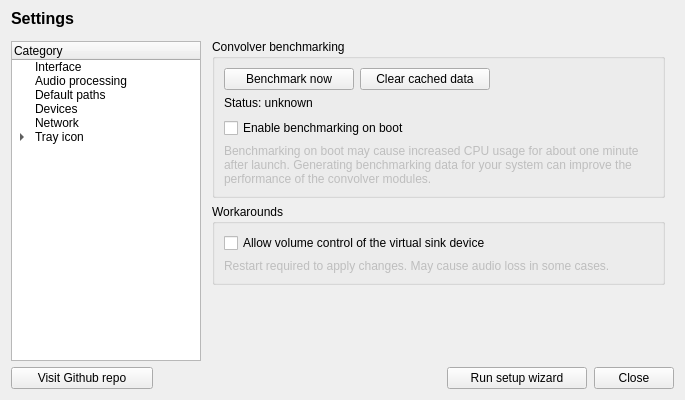
<?xml version="1.0" encoding="UTF-8"?>
<ui version="4.0">
 <class>SettingsFragment</class>
 <widget class="QWidget" name="SettingsFragment">
  <property name="geometry">
   <rect>
    <x>0</x>
    <y>0</y>
    <width>685</width>
    <height>400</height>
   </rect>
  </property>
  <property name="minimumSize">
   <size>
    <width>685</width>
    <height>365</height>
   </size>
  </property>
  <property name="maximumSize">
   <size>
    <width>16777215</width>
    <height>16777215</height>
   </size>
  </property>
  <property name="windowTitle">
   <string notr="true">Settings</string>
  </property>
  <layout class="QVBoxLayout" name="verticalLayout">
   <property name="spacing">
    <number>2</number>
   </property>
   <property name="topMargin">
    <number>9</number>
   </property>
   <item>
    <widget class="QLabel" name="label_2">
     <property name="font">
      <font>
       <pointsize>12</pointsize>
       <bold>true</bold>
      </font>
     </property>
     <property name="text">
      <string>Settings</string>
     </property>
    </widget>
   </item>
   <item>
    <layout class="QHBoxLayout" name="horizontalLayout_7" stretch="1,0">
     <property name="topMargin">
      <number>0</number>
     </property>
     <item>
      <layout class="QVBoxLayout" name="verticalLayout_18">
       <property name="topMargin">
        <number>11</number>
       </property>
       <property name="rightMargin">
        <number>0</number>
       </property>
       <item>
        <widget class="QTreeWidget" name="selector">
         <property name="minimumSize">
          <size>
           <width>190</width>
           <height>0</height>
          </size>
         </property>
         <property name="verticalScrollBarPolicy">
          <enum>Qt::ScrollBarAlwaysOff</enum>
         </property>
         <property name="horizontalScrollBarPolicy">
          <enum>Qt::ScrollBarAlwaysOff</enum>
         </property>
         <property name="indentation">
          <number>20</number>
         </property>
         <property name="columnCount">
          <number>1</number>
         </property>
         <column>
          <property name="text">
           <string>Category</string>
          </property>
         </column>
         <item>
          <property name="text">
           <string>Interface</string>
          </property>
         </item>
         <item>
          <property name="text">
           <string>Audio processing</string>
          </property>
         </item>
         <item>
          <property name="text">
           <string>Default paths</string>
          </property>
         </item>
         <item>
          <property name="text">
           <string>Devices</string>
          </property>
         </item>
         <item>
          <property name="text">
           <string>Network</string>
          </property>
         </item>
         <item>
          <property name="text">
           <string>Tray icon</string>
          </property>
          <item>
           <property name="text">
            <string>Context menu</string>
           </property>
          </item>
         </item>
        </widget>
       </item>
      </layout>
     </item>
     <item>
      <widget class="QStackedWidget" name="stackedWidget">
       <property name="maximumSize">
        <size>
         <width>16777215</width>
         <height>16777215</height>
        </size>
       </property>
       <property name="autoFillBackground">
        <bool>true</bool>
       </property>
       <property name="currentIndex">
        <number>1</number>
       </property>
       <widget class="QWidget" name="interface_2">
        <property name="maximumSize">
         <size>
          <width>16777215</width>
          <height>16777215</height>
         </size>
        </property>
        <property name="autoFillBackground">
         <bool>true</bool>
        </property>
        <layout class="QVBoxLayout" name="verticalLayout_3">
         <item>
          <layout class="QFormLayout" name="formLayout">
           <property name="horizontalSpacing">
            <number>72</number>
           </property>
           <property name="verticalSpacing">
            <number>6</number>
           </property>
           <property name="bottomMargin">
            <number>0</number>
           </property>
           <item row="0" column="0">
            <widget class="QLabel" name="label">
             <property name="text">
              <string>Theme</string>
             </property>
            </widget>
           </item>
           <item row="0" column="1">
            <widget class="QComboBox" name="themeSelect"/>
           </item>
           <item row="1" column="1">
            <layout class="QHBoxLayout" name="horizontalLayout_2">
             <property name="spacing">
              <number>0</number>
             </property>
             <property name="topMargin">
              <number>0</number>
             </property>
             <item>
              <widget class="QComboBox" name="paletteSelect">
               <property name="sizePolicy">
                <sizepolicy hsizetype="Expanding" vsizetype="Fixed">
                 <horstretch>0</horstretch>
                 <verstretch>0</verstretch>
                </sizepolicy>
               </property>
               <property name="minimumSize">
                <size>
                 <width>0</width>
                 <height>0</height>
                </size>
               </property>
              </widget>
             </item>
             <item>
              <spacer name="horizontalSpacer_4">
               <property name="orientation">
                <enum>Qt::Horizontal</enum>
               </property>
               <property name="sizeType">
                <enum>QSizePolicy::Fixed</enum>
               </property>
               <property name="sizeHint" stdset="0">
                <size>
                 <width>6</width>
                 <height>20</height>
                </size>
               </property>
              </spacer>
             </item>
             <item>
              <widget class="QPushButton" name="paletteConfig">
               <property name="minimumSize">
                <size>
                 <width>50</width>
                 <height>0</height>
                </size>
               </property>
               <property name="maximumSize">
                <size>
                 <width>16777215</width>
                 <height>16777215</height>
                </size>
               </property>
               <property name="text">
                <string>Edit</string>
               </property>
               <property name="flat">
                <bool>false</bool>
               </property>
              </widget>
             </item>
            </layout>
           </item>
           <item row="1" column="0">
            <widget class="QLabel" name="label_3">
             <property name="minimumSize">
              <size>
               <width>0</width>
               <height>0</height>
              </size>
             </property>
             <property name="maximumSize">
              <size>
               <width>16777215</width>
               <height>16777215</height>
              </size>
             </property>
             <property name="text">
              <string>Color scheme</string>
             </property>
            </widget>
           </item>
          </layout>
         </item>
         <item>
          <layout class="QHBoxLayout" name="horizontalLayout_11">
           <property name="topMargin">
            <number>0</number>
           </property>
           <item>
            <widget class="QGroupBox" name="groupBox_6">
             <property name="title">
              <string>Equalizer</string>
             </property>
             <layout class="QVBoxLayout" name="verticalLayout_15">
              <item>
               <widget class="QCheckBox" name="eq_alwaysdrawhandles">
                <property name="text">
                 <string>Always display handles</string>
                </property>
               </widget>
              </item>
             </layout>
            </widget>
           </item>
          </layout>
         </item>
         <item>
          <spacer name="verticalSpacer_2">
           <property name="orientation">
            <enum>Qt::Vertical</enum>
           </property>
           <property name="sizeHint" stdset="0">
            <size>
             <width>20</width>
             <height>40</height>
            </size>
           </property>
          </spacer>
         </item>
        </layout>
       </widget>
       <widget class="QWidget" name="audioProcessing">
        <layout class="QVBoxLayout" name="verticalLayout_12">
         <item>
          <widget class="QGroupBox" name="groupBox_7">
           <property name="title">
            <string>Convolver benchmarking</string>
           </property>
           <layout class="QVBoxLayout" name="verticalLayout_10">
            <item>
             <layout class="QHBoxLayout" name="horizontalLayout_8">
              <property name="topMargin">
               <number>0</number>
              </property>
              <item>
               <widget class="QPushButton" name="benchmarkNow">
                <property name="minimumSize">
                 <size>
                  <width>130</width>
                  <height>0</height>
                 </size>
                </property>
                <property name="text">
                 <string>Benchmark now</string>
                </property>
               </widget>
              </item>
              <item>
               <widget class="QPushButton" name="benchmarkClear">
                <property name="minimumSize">
                 <size>
                  <width>130</width>
                  <height>0</height>
                 </size>
                </property>
                <property name="text">
                 <string>Clear cached data</string>
                </property>
               </widget>
              </item>
              <item>
               <spacer name="horizontalSpacer_6">
                <property name="orientation">
                 <enum>Qt::Horizontal</enum>
                </property>
                <property name="sizeHint" stdset="0">
                 <size>
                  <width>40</width>
                  <height>20</height>
                 </size>
                </property>
               </spacer>
              </item>
             </layout>
            </item>
            <item>
             <widget class="QLabel" name="benchmarkStatus">
              <property name="text">
               <string notr="true">Status: unknown</string>
              </property>
             </widget>
            </item>
            <item>
             <spacer name="verticalSpacer_6">
              <property name="orientation">
               <enum>Qt::Vertical</enum>
              </property>
              <property name="sizeType">
               <enum>QSizePolicy::Fixed</enum>
              </property>
              <property name="sizeHint" stdset="0">
               <size>
                <width>20</width>
                <height>2</height>
               </size>
              </property>
             </spacer>
            </item>
            <item>
             <widget class="QCheckBox" name="benchmarkOnBoot">
              <property name="text">
               <string>Enable benchmarking on boot</string>
              </property>
             </widget>
            </item>
            <item>
             <widget class="QLabel" name="label_8">
              <property name="enabled">
               <bool>false</bool>
              </property>
              <property name="text">
               <string>Benchmarking on boot may cause increased CPU usage for about one minute after launch. Generating benchmarking data for your system can improve the performance of the convolver modules.</string>
              </property>
              <property name="wordWrap">
               <bool>true</bool>
              </property>
             </widget>
            </item>
           </layout>
          </widget>
         </item>
         <item>
          <widget class="QGroupBox" name="groupBox_2">
           <property name="title">
            <string>Workarounds</string>
           </property>
           <layout class="QVBoxLayout" name="verticalLayout_13">
            <item>
             <widget class="QCheckBox" name="sinkAllowVolumeControl">
              <property name="sizePolicy">
               <sizepolicy hsizetype="Fixed" vsizetype="Fixed">
                <horstretch>0</horstretch>
                <verstretch>0</verstretch>
               </sizepolicy>
              </property>
              <property name="text">
               <string>Allow volume control of the virtual sink device</string>
              </property>
             </widget>
            </item>
            <item>
             <widget class="QLabel" name="label_10">
              <property name="enabled">
               <bool>false</bool>
              </property>
              <property name="text">
               <string>Restart required to apply changes. May cause audio loss in some cases.</string>
              </property>
              <property name="wordWrap">
               <bool>true</bool>
              </property>
             </widget>
            </item>
           </layout>
          </widget>
         </item>
         <item>
          <spacer name="verticalSpacer_5">
           <property name="orientation">
            <enum>Qt::Vertical</enum>
           </property>
           <property name="sizeHint" stdset="0">
            <size>
             <width>20</width>
             <height>40</height>
            </size>
           </property>
          </spacer>
         </item>
        </layout>
       </widget>
       <widget class="QWidget" name="paths">
        <property name="autoFillBackground">
         <bool>true</bool>
        </property>
        <layout class="QVBoxLayout" name="verticalLayout_4">
         <property name="topMargin">
          <number>9</number>
         </property>
         <item>
          <layout class="QFormLayout" name="formLayout_2">
           <property name="fieldGrowthPolicy">
            <enum>QFormLayout::ExpandingFieldsGrow</enum>
           </property>
           <property name="rowWrapPolicy">
            <enum>QFormLayout::DontWrapRows</enum>
           </property>
           <property name="horizontalSpacing">
            <number>12</number>
           </property>
           <item row="0" column="0">
            <widget class="QLabel" name="label_6">
             <property name="text">
              <string>Impluse responses</string>
             </property>
            </widget>
           </item>
           <item row="0" column="1">
            <layout class="QHBoxLayout" name="horizontalLayout_4">
             <property name="topMargin">
              <number>0</number>
             </property>
             <item>
              <widget class="QLineEdit" name="irspath"/>
             </item>
            </layout>
           </item>
           <item row="1" column="0">
            <widget class="QLabel" name="label_7">
             <property name="text">
              <string>VDCs</string>
             </property>
            </widget>
           </item>
           <item row="1" column="1">
            <layout class="QHBoxLayout" name="horizontalLayout_5">
             <item>
              <widget class="QLineEdit" name="ddcpath"/>
             </item>
            </layout>
           </item>
           <item row="2" column="0">
            <widget class="QLabel" name="label_9">
             <property name="text">
              <string>Liveprog scripts</string>
             </property>
            </widget>
           </item>
           <item row="2" column="1">
            <layout class="QHBoxLayout" name="horizontalLayout_14">
             <property name="topMargin">
              <number>0</number>
             </property>
             <item>
              <widget class="QLineEdit" name="liveprog_path"/>
             </item>
            </layout>
           </item>
          </layout>
         </item>
         <item>
          <layout class="QHBoxLayout" name="horizontalLayout_6">
           <property name="topMargin">
            <number>0</number>
           </property>
           <item>
            <spacer name="horizontalSpacer_2">
             <property name="orientation">
              <enum>Qt::Horizontal</enum>
             </property>
             <property name="sizeHint" stdset="0">
              <size>
               <width>40</width>
               <height>20</height>
              </size>
             </property>
            </spacer>
           </item>
           <item>
            <widget class="QPushButton" name="savePaths">
             <property name="text">
              <string>Save</string>
             </property>
            </widget>
           </item>
          </layout>
         </item>
         <item>
          <widget class="QGroupBox" name="groupBox">
           <property name="title">
            <string>Built-in assets</string>
           </property>
           <layout class="QVBoxLayout" name="verticalLayout_5">
            <item>
             <layout class="QHBoxLayout" name="horizontalLayout_13">
              <property name="topMargin">
               <number>0</number>
              </property>
              <item>
               <widget class="QCheckBox" name="liveprog_autoextract">
                <property name="toolTip">
                 <string>&lt;html&gt;&lt;head/&gt;&lt;body&gt;&lt;p&gt;This option will check on every startup if one of the default EEL scripts is missing. If this is the case the missing file(s) will automatically be restored from the resources. (It will not overwrite them if they already exist!)&lt;/p&gt;&lt;/body&gt;&lt;/html&gt;</string>
                </property>
                <property name="text">
                 <string>Extract bundled assets on startup</string>
                </property>
               </widget>
              </item>
              <item>
               <spacer name="horizontalSpacer_7">
                <property name="orientation">
                 <enum>Qt::Horizontal</enum>
                </property>
                <property name="sizeHint" stdset="0">
                 <size>
                  <width>40</width>
                  <height>20</height>
                 </size>
                </property>
               </spacer>
              </item>
              <item>
               <widget class="QPushButton" name="liveprog_extractNow">
                <property name="text">
                 <string>  Extract now  </string>
                </property>
               </widget>
              </item>
             </layout>
            </item>
           </layout>
          </widget>
         </item>
         <item>
          <spacer name="verticalSpacer">
           <property name="orientation">
            <enum>Qt::Vertical</enum>
           </property>
           <property name="sizeHint" stdset="0">
            <size>
             <width>20</width>
             <height>40</height>
            </size>
           </property>
          </spacer>
         </item>
        </layout>
       </widget>
       <widget class="QWidget" name="devices">
        <property name="autoFillBackground">
         <bool>true</bool>
        </property>
        <layout class="QVBoxLayout" name="verticalLayout_16">
         <item>
          <widget class="QGroupBox" name="windowsInputGroup">
           <property name="title">
            <string>JamesDSP virtual input (playback endpoint)</string>
           </property>
           <layout class="QVBoxLayout" name="windowsInputLayout">
            <item>
             <widget class="QComboBox" name="dev_input_select"/>
            </item>
           </layout>
          </widget>
         </item>
         <item>
          <widget class="QGroupBox" name="devices_group">
           <property name="title">
            <string>Select sink/device to be processed</string>
           </property>
           <layout class="QVBoxLayout" name="verticalLayout_17">
            <item>
             <widget class="QRadioButton" name="dev_mode_auto">
              <property name="text">
               <string>Use default output device (recommended)</string>
              </property>
             </widget>
            </item>
            <item>
             <widget class="QRadioButton" name="dev_mode_manual">
              <property name="text">
               <string>Manually select device</string>
              </property>
             </widget>
            </item>
            <item>
             <layout class="QHBoxLayout" name="horizontalLayout_9">
              <property name="topMargin">
               <number>0</number>
              </property>
              <item>
               <widget class="QLabel" name="label_12">
                <property name="text">
                 <string>Device</string>
                </property>
               </widget>
              </item>
              <item>
               <widget class="QComboBox" name="dev_select">
                <property name="minimumSize">
                 <size>
                  <width>0</width>
                  <height>0</height>
                 </size>
                </property>
                <property name="maximumSize">
                 <size>
                  <width>230</width>
                  <height>16777215</height>
                 </size>
                </property>
               </widget>
              </item>
             </layout>
            </item>
           </layout>
          </widget>
         </item>
         <item>
          <widget class="QGroupBox" name="windowsRoutingBox">
           <property name="title">
            <string>Windows routing setup (VB-Cable)</string>
           </property>
           <layout class="QVBoxLayout" name="windowsRoutingLayout">
            <item>
             <widget class="QLabel" name="windowsRoutingHelp">
              <property name="text">
               <string>Select the virtual playback endpoint (for example, CABLE Input) as the JamesDSP input above, not the recording endpoint CABLE Output. JamesDSP captures this saved endpoint regardless of the Windows default device.

Route the desired apps or Windows playback into that virtual endpoint in Windows sound settings. Choose your physical headphones or speakers as the JamesDSP output; input and output must be different endpoints. JamesDSP never changes Windows defaults.

If an endpoint ID changes after reboot, JamesDSP recovers it only when exactly one active device has the saved friendly name. If a device is missing or its name is ambiguous, reconnect it or manually reselect both endpoints as needed.

If playback stutters, try matching the cable and headphones sample rates in Windows sound device properties (Advanced / Default format), then relink. Matching rates (for example, 192000 Hz when both devices support it) has helped in testing, but is a workaround, not proof of the root cause.

To relink after routing or rate changes, return to the main window and choose “Relink audio pipeline” in the three-dot menu.</string>
              </property>
              <property name="wordWrap">
               <bool>true</bool>
              </property>
             </widget>
            </item>
            <item>
             <widget class="QPushButton" name="windowsSoundSettings">
              <property name="text">
               <string>Open Windows sound settings</string>
              </property>
             </widget>
            </item>
           </layout>
          </widget>
         </item>
         <item>
          <widget class="QGroupBox" name="blocklistBox">
           <property name="title">
            <string>Blocklisted apps</string>
           </property>
           <layout class="QVBoxLayout" name="verticalLayout_2">
            <item>
             <widget class="QLabel" name="label_4">
              <property name="text">
               <string>In the 'Apps' section accessible using the three-dot menu on the main window, you can block apps that are playing back sound from being processed by JamesDSP.</string>
              </property>
              <property name="wordWrap">
               <bool>true</bool>
              </property>
             </widget>
            </item>
            <item>
             <widget class="QCheckBox" name="blocklistInvert">
              <property name="sizePolicy">
               <sizepolicy hsizetype="Minimum" vsizetype="Fixed">
                <horstretch>0</horstretch>
                <verstretch>0</verstretch>
               </sizepolicy>
              </property>
              <property name="text">
               <string>Allowlist mode (apps need to be explicitly enabled instead)</string>
              </property>
             </widget>
            </item>
            <item>
             <layout class="QHBoxLayout" name="horizontalLayout_3">
              <property name="topMargin">
               <number>0</number>
              </property>
              <item>
               <spacer name="horizontalSpacer_3">
                <property name="orientation">
                 <enum>Qt::Horizontal</enum>
                </property>
                <property name="sizeHint" stdset="0">
                 <size>
                  <width>40</width>
                  <height>20</height>
                 </size>
                </property>
               </spacer>
              </item>
              <item>
               <widget class="QPushButton" name="blocklistClear">
                <property name="minimumSize">
                 <size>
                  <width>140</width>
                  <height>0</height>
                 </size>
                </property>
                <property name="text">
                 <string>Clear list</string>
                </property>
               </widget>
              </item>
             </layout>
            </item>
           </layout>
          </widget>
         </item>
         <item>
          <spacer name="verticalSpacer_8">
           <property name="orientation">
            <enum>Qt::Vertical</enum>
           </property>
           <property name="sizeHint" stdset="0">
            <size>
             <width>20</width>
             <height>40</height>
            </size>
           </property>
          </spacer>
         </item>
        </layout>
       </widget>
       <widget class="QWidget" name="page">
        <layout class="QVBoxLayout" name="verticalLayout_9">
         <item>
          <widget class="QGroupBox" name="groupBox_3">
           <property name="title">
            <string>AutoEQ database</string>
           </property>
           <layout class="QVBoxLayout" name="verticalLayout_11">
            <item>
             <layout class="QHBoxLayout" name="horizontalLayout_12">
              <property name="topMargin">
               <number>0</number>
              </property>
              <item>
               <widget class="QLabel" name="label_5">
                <property name="text">
                 <string>Status:</string>
                </property>
               </widget>
              </item>
              <item>
               <widget class="QLabel" name="aeqStatus">
                <property name="enabled">
                 <bool>true</bool>
                </property>
                <property name="text">
                 <string>unknown</string>
                </property>
               </widget>
              </item>
              <item>
               <spacer name="horizontalSpacer_8">
                <property name="orientation">
                 <enum>Qt::Horizontal</enum>
                </property>
                <property name="sizeHint" stdset="0">
                 <size>
                  <width>40</width>
                  <height>20</height>
                 </size>
                </property>
               </spacer>
              </item>
              <item>
               <widget class="QPushButton" name="aeqManage">
                <property name="text">
                 <string>  Manage local database  </string>
                </property>
               </widget>
              </item>
             </layout>
            </item>
           </layout>
          </widget>
         </item>
         <item>
          <spacer name="verticalSpacer_3">
           <property name="orientation">
            <enum>Qt::Vertical</enum>
           </property>
           <property name="sizeHint" stdset="0">
            <size>
             <width>20</width>
             <height>40</height>
            </size>
           </property>
          </spacer>
         </item>
        </layout>
       </widget>
       <widget class="QWidget" name="session">
        <property name="autoFillBackground">
         <bool>true</bool>
        </property>
        <layout class="QVBoxLayout" name="verticalLayout_6">
         <item>
          <widget class="QGroupBox" name="systray_box">
           <property name="title">
            <string>Run in background (tray icon)</string>
           </property>
           <layout class="QVBoxLayout" name="verticalLayout_7">
            <item>
             <widget class="QRadioButton" name="systray_r_none">
              <property name="text">
               <string>No, shutdown audio effects when closing app</string>
              </property>
             </widget>
            </item>
            <item>
             <widget class="QRadioButton" name="systray_r_showtray">
              <property name="text">
               <string>Yes, minimize to tray icon when closing app</string>
              </property>
             </widget>
            </item>
            <item>
             <widget class="QGroupBox" name="systray_icon_box">
              <property name="title">
               <string>Auto-start</string>
              </property>
              <layout class="QVBoxLayout" name="verticalLayout_8">
               <item>
                <widget class="QCheckBox" name="systray_minOnBoot">
                 <property name="text">
                  <string>Start minimized on boot</string>
                 </property>
                </widget>
               </item>
              </layout>
             </widget>
            </item>
           </layout>
          </widget>
         </item>
         <item>
          <widget class="QLabel" name="systray_unsupported">
           <property name="font">
            <font>
             <pointsize>10</pointsize>
             <bold>true</bold>
            </font>
           </property>
           <property name="styleSheet">
            <string notr="true">color:rgb(200, 50, 0)</string>
           </property>
           <property name="text">
            <string>Systray not supported on this system</string>
           </property>
          </widget>
         </item>
         <item>
          <spacer name="verticalSpacer_4">
           <property name="orientation">
            <enum>Qt::Vertical</enum>
           </property>
           <property name="sizeHint" stdset="0">
            <size>
             <width>20</width>
             <height>40</height>
            </size>
           </property>
          </spacer>
         </item>
        </layout>
       </widget>
       <widget class="QWidget" name="session_menu">
        <property name="autoFillBackground">
         <bool>true</bool>
        </property>
        <layout class="QVBoxLayout" name="verticalLayout_19">
         <item>
          <widget class="QMenuEditor" name="menu_edit" native="true"/>
         </item>
        </layout>
       </widget>
      </widget>
     </item>
    </layout>
   </item>
   <item>
    <layout class="QHBoxLayout" name="horizontalLayout">
     <property name="topMargin">
      <number>4</number>
     </property>
     <property name="bottomMargin">
      <number>0</number>
     </property>
     <item>
      <widget class="QPushButton" name="github">
       <property name="minimumSize">
        <size>
         <width>142</width>
         <height>0</height>
        </size>
       </property>
       <property name="text">
        <string>Visit Github repo</string>
       </property>
      </widget>
     </item>
     <item>
      <spacer name="horizontalSpacer">
       <property name="orientation">
        <enum>Qt::Horizontal</enum>
       </property>
       <property name="sizeHint" stdset="0">
        <size>
         <width>40</width>
         <height>20</height>
        </size>
       </property>
      </spacer>
     </item>
     <item>
      <widget class="QPushButton" name="run_first_launch">
       <property name="minimumSize">
        <size>
         <width>140</width>
         <height>0</height>
        </size>
       </property>
       <property name="text">
        <string>Run setup wizard</string>
       </property>
      </widget>
     </item>
     <item>
      <spacer name="horizontalSpacer_5">
       <property name="orientation">
        <enum>Qt::Horizontal</enum>
       </property>
       <property name="sizeType">
        <enum>QSizePolicy::Minimum</enum>
       </property>
       <property name="sizeHint" stdset="0">
        <size>
         <width>5</width>
         <height>20</height>
        </size>
       </property>
      </spacer>
     </item>
     <item>
      <widget class="QPushButton" name="close">
       <property name="text">
        <string>Close</string>
       </property>
      </widget>
     </item>
    </layout>
   </item>
  </layout>
 </widget>
 <customwidgets>
  <customwidget>
   <class>QMenuEditor</class>
   <extends>QWidget</extends>
   <header>interface/QMenuEditor.h</header>
   <container>1</container>
  </customwidget>
 </customwidgets>
 <tabstops>
  <tabstop>systray_r_none</tabstop>
  <tabstop>systray_r_showtray</tabstop>
  <tabstop>systray_minOnBoot</tabstop>
  <tabstop>themeSelect</tabstop>
  <tabstop>github</tabstop>
  <tabstop>close</tabstop>
 </tabstops>
 <resources/>
 <connections/>
</ui>
